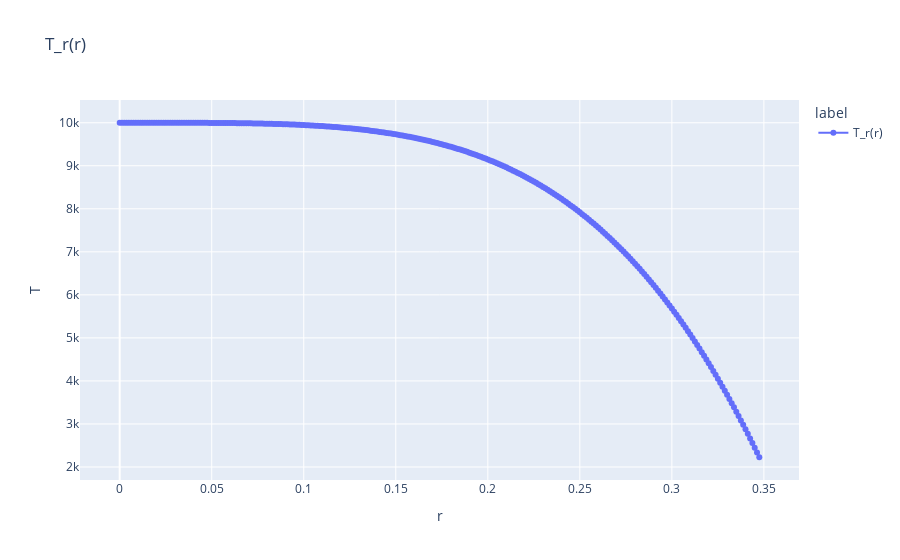
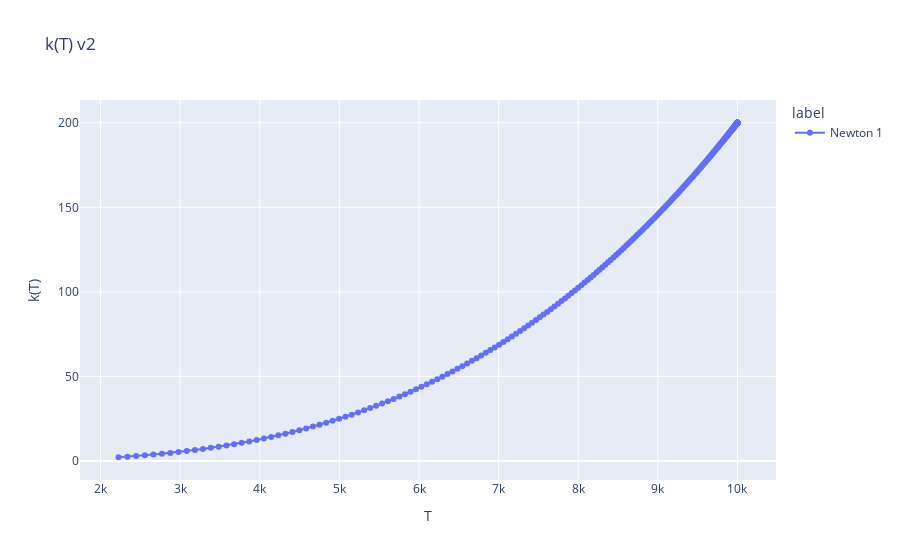

Notebook source saved alongside these figures, in order:
### Code cell
import plotly.express as px
import pandas as pd

vkT = 2
h = 0.00125

def draw_Tr():
    rvals = [i * h for i in range(int(R // h))]
    Tvals = [T_r(r) for r in rvals]

    df1 = pd.DataFrame({"r": rvals, "T": Tvals, "label": ["T_r(r)"] * len(rvals) })
    fig = px.line(df1, x="r", y="T", color="label", title="T_r(r)", markers = True)
    fig.show()

draw_Tr()

def draw_kTr(variantkT=vkT):
    k = getkFunc(variantkT)
    rvals = [i * h for i in range(int(R // h))]
    Tvals = [T_r(r) for r in rvals]
    kvals = [k(t) for t in Tvals]

    df1 = pd.DataFrame({"T": Tvals, "k(T)": kvals, "label": [f"Newton 1"] * len(Tvals) })
    df = df1

    fig = px.line(df, x="T", y="k(T)", color="label", title=f"k(T) v{variantkT}", markers = True)
    fig.show()

draw_kTr()

### Figure 1 — Plotly figure (JSON) as saved in the notebook; plotly's stock layout.template omitted (floating-point values rounded to 4 significant figures; data arrays with more than 128 entries replaced by an {"elided": "..."} marker saying what was removed)
{"data": [{"hovertemplate": "label=T_r(r)<br>r=%{x}<br>T=%{y}<extra></extra>", "legendgroup": "T_r(r)", "line": {"color": "#636efa", "dash": "solid"}, "marker": {"symbol": "circle"}, "mode": "lines+markers", "name": "T_r(r)", "orientation": "v", "showlegend": true, "type": "scatter", "x": {"elided": "279 float values"}, "xaxis": "x", "y": {"elided": "279 float values"}, "yaxis": "y"}], "layout": {"legend": {"title": {"text": "label"}, "tracegroupgap": 0}, "title": {"text": "T_r(r)"}, "xaxis": {"anchor": "y", "domain": [0, 1], "title": {"text": "r"}}, "yaxis": {"anchor": "x", "domain": [0, 1], "title": {"text": "T"}}}}

### Figure 2 — Plotly figure (JSON) as saved in the notebook; plotly's stock layout.template omitted (floating-point values rounded to 4 significant figures; data arrays with more than 128 entries replaced by an {"elided": "..."} marker saying what was removed)
{"data": [{"hovertemplate": "label=Newton 1<br>T=%{x}<br>k(T)=%{y}<extra></extra>", "legendgroup": "Newton 1", "line": {"color": "#636efa", "dash": "solid"}, "marker": {"symbol": "circle"}, "mode": "lines+markers", "name": "Newton 1", "orientation": "v", "showlegend": true, "type": "scatter", "x": {"elided": "279 float values"}, "xaxis": "x", "y": {"elided": "279 float values"}, "yaxis": "y"}], "layout": {"legend": {"title": {"text": "label"}, "tracegroupgap": 0}, "title": {"text": "k(T) v2"}, "xaxis": {"anchor": "y", "domain": [0, 1], "title": {"text": "T"}}, "yaxis": {"anchor": "x", "domain": [0, 1], "title": {"text": "k(T)"}}}}
